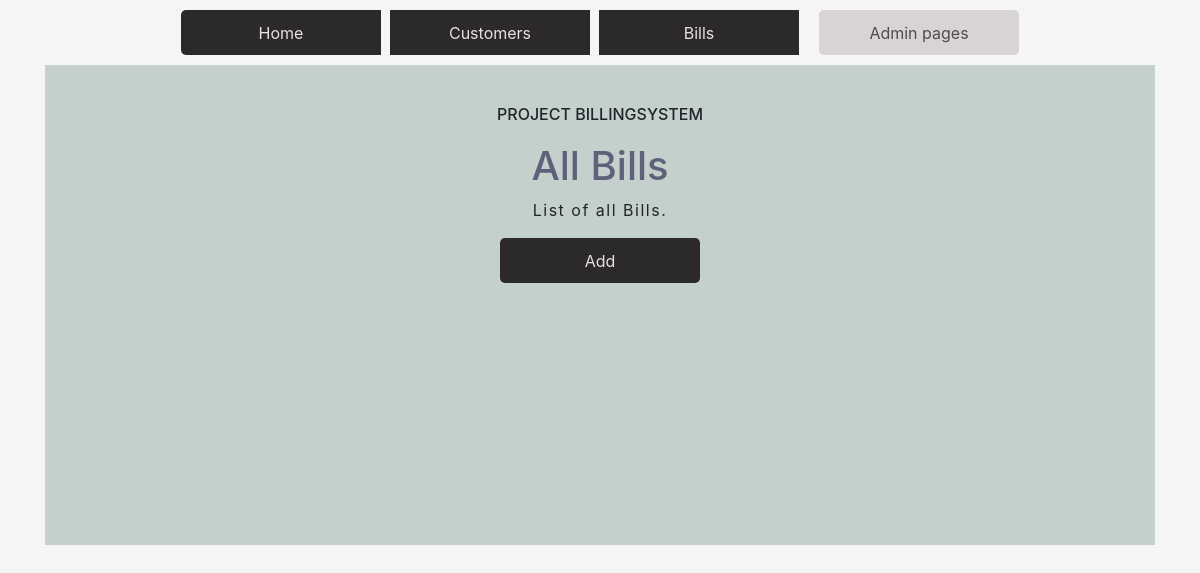
/invoices-by-customer/10/, run on an earlier commit of the app's database.
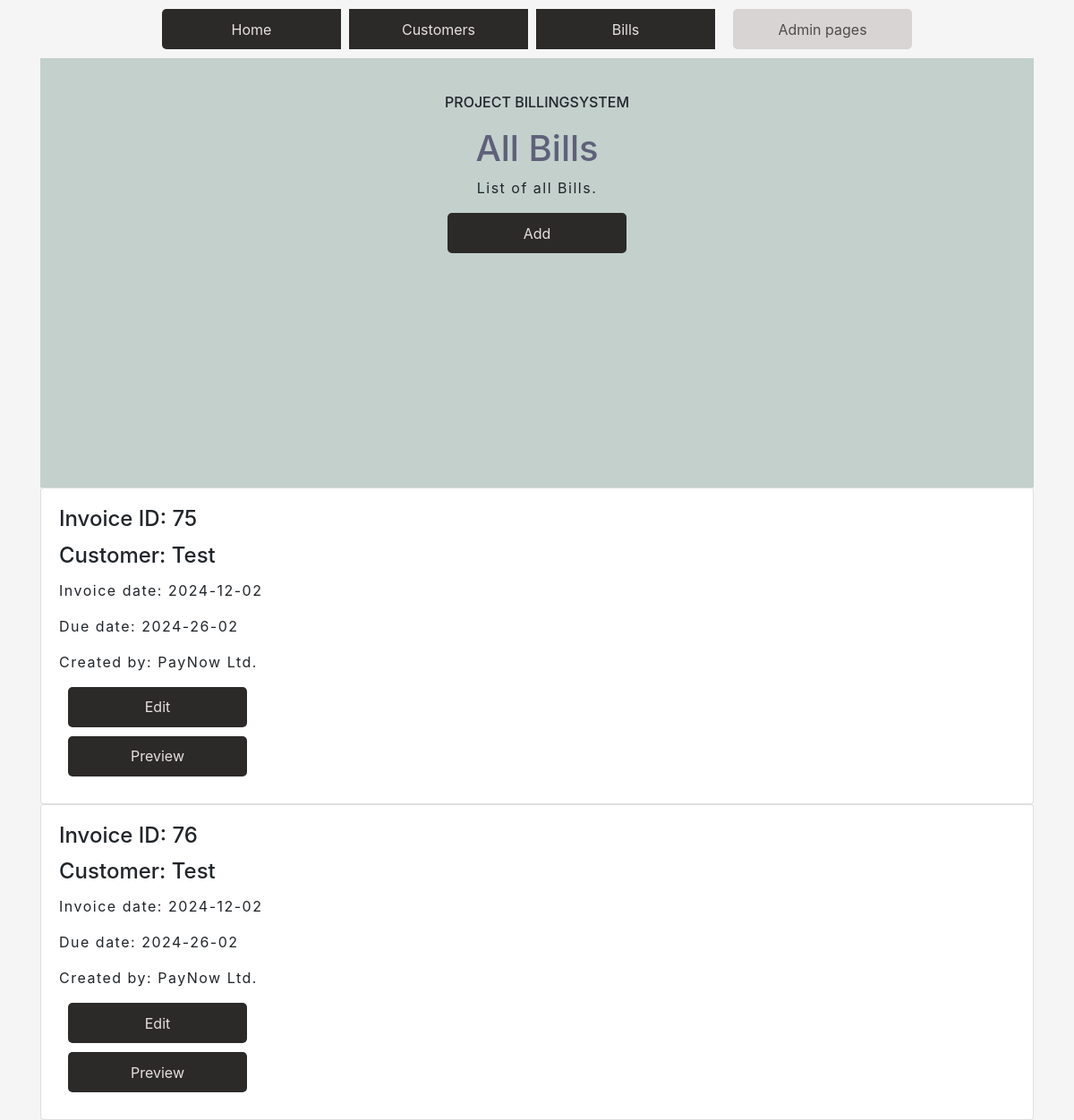
And on a later commit of the database.
### app/models.py (models this page shows, shortened)
class Invoice(models.Model):
    invoiceDate = models.DateTimeField(auto_now_add=True)
    dueDate = models.DateTimeField(default=datetime.now() + timedelta(days=14)) #time + 14 days
    customerAccount = models.ForeignKey(CustomerAccount, on_delete =models.PROTECT)
    account = models.ForeignKey(Account, on_delete =models.PROTECT)

class CustomerAccount(models.Model):
    name = models.CharField(max_length = 50, default=None)
    address = models.CharField(max_length = 50, default=None)
    phone = models.CharField(max_length = 50, default=None)
    mail = models.CharField(max_length = 50, default=None)
    vat = models.CharField(max_length = 20, default=None)
    account = models.ForeignKey(Account, on_delete =models.PROTECT)

class Account(models.Model):
    name = models.CharField(max_length =20, default=None)
    address = models.CharField(max_length =50, default=None)
    phone = models.CharField(max_length =50, default=None)
    mail = models.CharField(max_length =50, default=None)
    vat = models.CharField(max_length =20, default=None)
    bankAccountNr = models.CharField(max_length =20, default=None)

### app/views.py (the view)
# urls.py: path('invoices-by-customer/<int:id>/', invoices_filtered),
def invoices_filtered(request, id):
    invoicelist = Invoice.objects.all()
    filteredinvoices = invoicelist.filter(customerAccount = id)
    context = {'invoices': filteredinvoices}
    return render (request,"invoicelist.html",context)

### app/templates/invoicelist.html
{% extends 'index.html' %}
{%load static%}
{% block content %}
<section id="main">
    <div class="main-text">
    <h6>Project Billingsystem</h6>
    <h1>All Bills</h1>
    <p>List of all Bills.</p>
    <center>
        <a class="btn" href="/add-invoice">Add</a>
    </center>
    </div>
    </section>
    {% for i in invoices %}
    <div class="customerList">
    <div class="card" style="width: 100%;">
    <div class="card-body">
        <h4 class="card-title">Invoice ID: {{i.id}}</h4>
        <h4 class="card-title">Customer: {{i.customerAccount.name}}</h4>
        <p class="card-text">Invoice date: {{i.invoiceDate|date:"Y-d-m"}} </p>
        <p class="card-text">Due date: {{i.dueDate|date:"Y-d-m"}} </p>
        <p class="card-text">Created by: {{i.account.name}} </p>
        <a href="/edit-invoice-get/{{i.id}}/"class="btn" >Edit</a>
        <a class="btn" href="/invoice/{{i.id}}/preview/">Preview</a>
    </div>
</div>
</div>
{% endfor %}
{% endblock %}

What changed in the data, as far as the page shows it:
added Invoice: id "75", customerAccount.name "Test", invoiceDate "2024-12-02", dueDate "2024-26-02", account.name "PayNow Ltd."
added Invoice: id "76", customerAccount.name "Test", invoiceDate "2024-12-02", dueDate "2024-26-02", account.name "PayNow Ltd."
